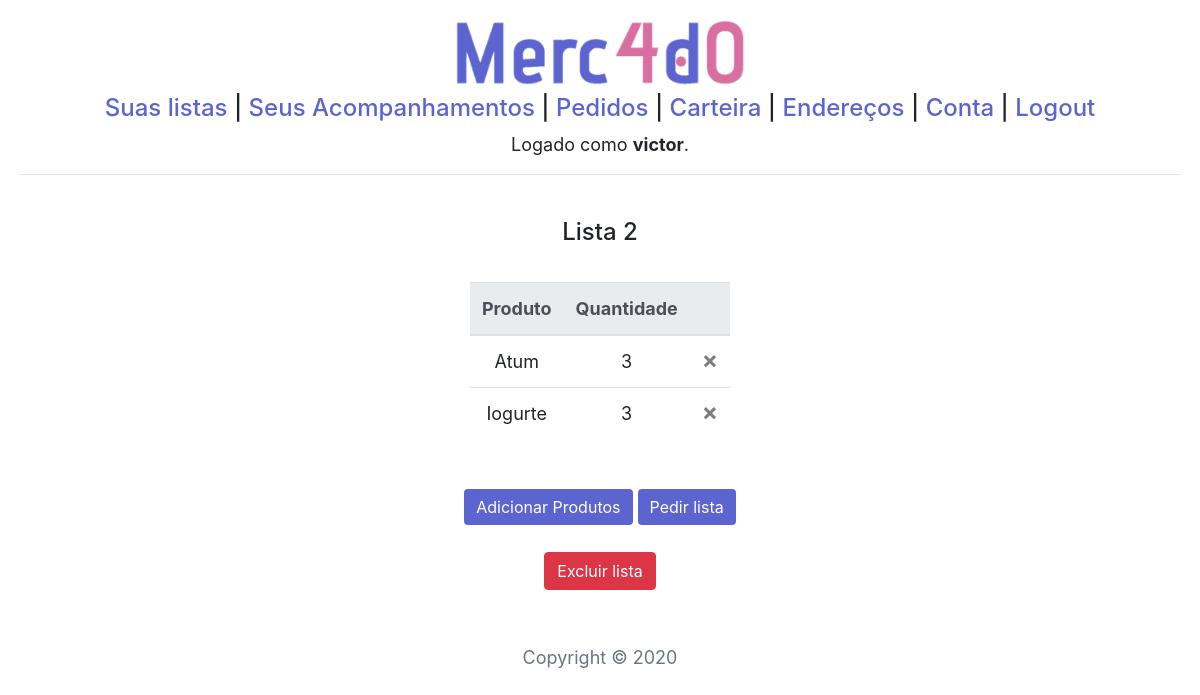
Screenshot of /lista/8 (signed in) with the database file from the repository.
### compras/models.py (models this page shows, shortened)
class Usuario(AbstractUser):
    cpf = models.CharField(max_length=11)

class Lista(models.Model):
    nome = models.CharField(max_length=50)
    usuario = models.ForeignKey(Usuario,
                                on_delete=models.CASCADE,
                                related_name="listas")

class ProdutoLista(models.Model):
    produto = models.ForeignKey(Produto,
                                on_delete=models.CASCADE,
                                related_name="listas")
    lista = models.ForeignKey(Lista,
                                on_delete=models.CASCADE,
                                related_name="produtos")
    quantidade = models.PositiveIntegerField()

class Produto(models.Model):
    nome = models.CharField(max_length=50)

### compras/views.py (the view, shortened to what this page needs)
# urls.py: path("lista/<int:id>", views.lista, name="lista"),
@login_required(login_url='login')
def lista(request, id):
    if request.method == "GET":
        produtos = (ProdutoLista.objects.filter(lista=id).order_by('produto__nome'))
        nomelista = Lista.objects.get(pk=id).nome
        return render(request, 'compras/lista.html', {
            "produtos": produtos,
            "id": id,
            "nome": nomelista
        })

### compras/templates/compras/lista.html (shortened to what this page needs)
{% extends "compras/layout.html" %}
{% block body %}
    <h4>{{nome}}</h4>
    <br>
    {% if produtos %}
        <table class="table">
            <thead class="thead-light">
                <tr>
                    <th scope="col">Produto</th>
                    <th scope="col">Quantidade</th>
                    <th scope="col"></th>
                </tr>
            </thead>
            <tbody>
                {% for produto in produtos %}
                    <tr>
                        <td>{{ produto.produto.nome }}</td>
                        <td>{{ produto.quantidade }}</td>
                        <td>
                            <form action="{% url 'lista' id %}" method="post">
                                <button type="submit" class="close" aria-label="Close">
                                    <span aria-hidden="true">&times;</span>
                                </button>
                            </form>
                        </td>
                    </tr>
                {% endfor %}
            </tbody>
        </table>
        <br><br>
    {% else %}
        <p>Lista vazia.</p>
        <br>
    {% endif %}
    <form action="{% url 'lista' id %}" method="post">
        <input type="submit" class="btn btn-primary" value="Adicionar Produtos">
        <a href="{% url 'pedido' %}?lista={{id}}">
            <button type="button" class="btn btn-primary">Pedir lista</button>
        </a>
    </form>
    <br>
    <form action="{% url 'lista' id %}" method="post">
        <input type="submit" class="btn btn-danger" value="Excluir lista">
    </form>
{% endblock %}

### compras/templates/compras/layout.html (shortened to what this page needs)
{% load static %}
<!DOCTYPE html>
<html lang="en">
<head>
    <link rel="stylesheet" href="https://cdn.jsdelivr.net/npm/bootstrap@4.5.3/dist/css/bootstrap.min.css">
    <link rel="stylesheet" href="{% static 'compras/styles.css' %}">
    <link rel="stylesheet" href="https://cdn.jsdelivr.net/npm/bootstrap-select@1.13.14/dist/css/bootstrap-select.min.css">
</head>
<body>
    <h1><a href="{% url 'index' %}"> <img src="{%  static 'compras/LogoMerc4d0.png' %}" alt="LogoMerc4d0"></a></h1>
    <h4>
        <nav>
            {% if not user.is_authenticated %}
            <a href="{% url 'login' %}">Login</a>
            <span>|</span>
            <a href="{% url 'registrar' %}">Registrar-se</a>
            {% else %}
            <a href="{% url 'index' %}">Suas listas</a>
            <span>|</span>
            <a href="{% url 'acompanhamentos' %}">Seus Acompanhamentos</a>
            <span>|</span>
            <a href="{% url 'pedidos' %}">Pedidos</a>
            <span>|</span>
            <a href="{% url 'carteira' %}">Carteira</a>
            <span>|</span>
            <a href="{% url 'enderecos' %}">Endereços</a>
            <span>|</span>
            <a href="{% url 'conta' %}">Conta</a>
            <span>|</span>
            <a href="{% url 'logout' %}">Logout</a>
            {% endif %}
        </nav>
    </h4>
    {% if user.is_authenticated %}
    <p>Logado como <b>{{ user.username }}</b>.</p>
    {% else %}
    <p>Não logado.</p>
    {% endif %}
    <hr>
    <br>
    {% block body %}
    {% endblock %}
</body>
<br>
<br>
<footer class="text-center text-muted">
    Copyright &copy; 2020
</footer>
</html>

### compras/static/compras/styles.css (style rules this page uses)
:root { --primary-color: #5c65cf; --secondary-color: #d96fa0; --primary-background: #fffaea; --secondary-background: #f4a896; --tertiary-background: #ffd494; font-family: Montserrat, sans-serif; font-size: 16px; line-height: 1.5em; }
body { padding: 20px; font-size: large; }
a { color: var(--primary-color); }
img { width: 25%; }
.btn-primary { background-color: var(--primary-color); border: var(--primary-color); }
body { overflow-x: auto; text-align: center; }
body img { max-width: 100%; }
.table { width: auto; display: inline-block; }

### rows the page displays
Usuario: username "victor"
Lista: nome "Lista 2"
ProdutoLista: produto.nome "Atum", quantidade "3"
ProdutoLista: produto.nome "Iogurte", quantidade "3"
